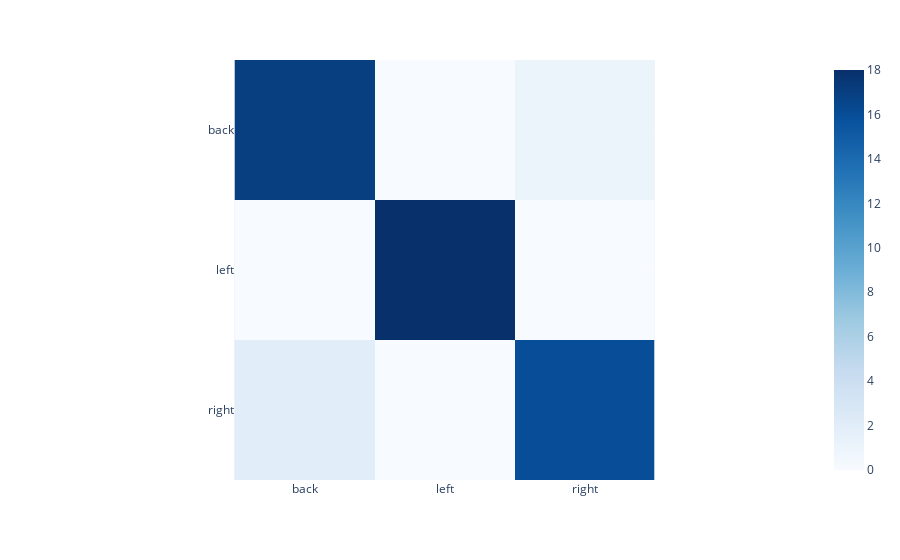

The notebook cell this image was saved under:
### Code cell
preds = model.predict(X_test)
preds = np.argmax(preds, axis=1)
y_test_max = np.argmax(y_test, axis=1)
# Create a confusion matrix
confusion_matrix = tf.math.confusion_matrix(labels=y_test_max, predictions=preds).numpy()
# Create a dataframe from the confusion matrix
confusion_matrix = pd.DataFrame(confusion_matrix, index=['back', 'left', 'right'], columns=['back', 'left', 'right'])
# Plot the confusion matrix
px.imshow(confusion_matrix, color_continuous_scale='Blues')

### Figure 1 — Plotly figure (JSON) as saved in the notebook; plotly's stock layout.template omitted (floating-point values rounded to 4 significant figures)
{"data": [{"coloraxis": "coloraxis", "hovertemplate": "x: %{x}<br>y: %{y}<br>color: %{z}<extra></extra>", "name": "0", "type": "heatmap", "x": ["back", "left", "right"], "xaxis": "x", "y": ["back", "left", "right"], "yaxis": "y", "z": [[17, 0, 1], [0, 18, 0], [2, 0, 16]]}], "layout": {"coloraxis": {"colorscale": [[0, "rgb(247,251,255)"], [0.125, "rgb(222,235,247)"], [0.25, "rgb(198,219,239)"], [0.375, "rgb(158,202,225)"], [0.5, "rgb(107,174,214)"], [0.625, "rgb(66,146,198)"], [0.75, "rgb(33,113,181)"], [0.875, "rgb(8,81,156)"], [1, "rgb(8,48,107)"]]}, "margin": {"t": 60}, "xaxis": {"anchor": "y", "constrain": "domain", "domain": [0, 1], "scaleanchor": "y"}, "yaxis": {"anchor": "x", "autorange": "reversed", "constrain": "domain", "domain": [0, 1]}}}
